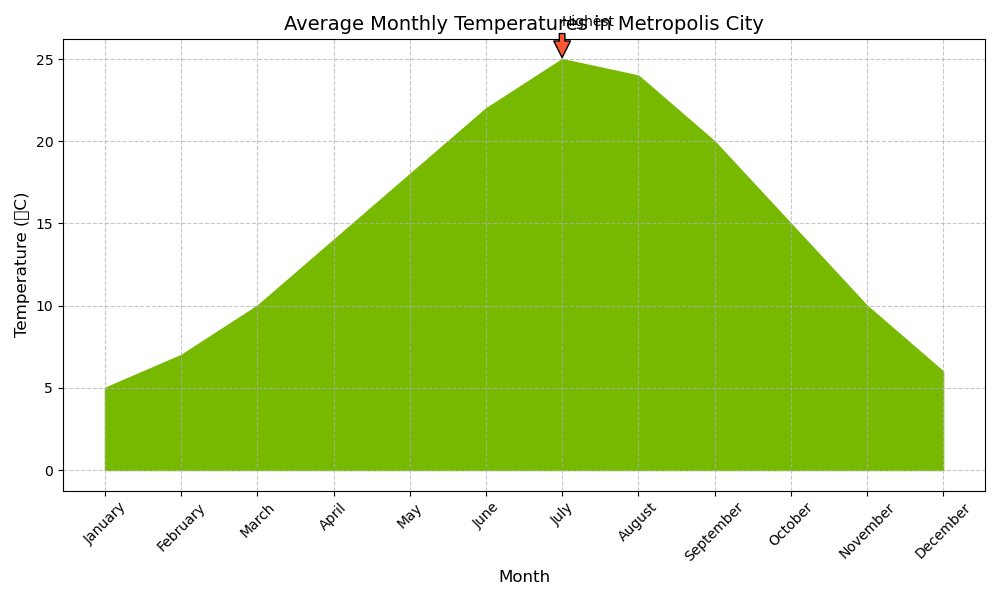

Reproduce this figure in Python.

import matplotlib.pyplot as plt

# Data for the area chart
months = ['January', 'February', 'March', 'April', 'May', 'June', 
          'July', 'August', 'September', 'October', 'November', 'December']
temperatures = [5, 7, 10, 14, 18, 22, 25, 24, 20, 15, 10, 6]

# Create the area chart
plt.figure(figsize=(10, 6))  # Modify the width and height of the chart
plt.fill_between(months, temperatures, color='#76B900')  # Use a specific color code

# Adding a title and labels
plt.title('Average Monthly Temperatures in Metropolis City', fontsize=14)  # Change the headline and topic
plt.xlabel('Month', fontsize=12)
plt.ylabel('Temperature (°C)', fontsize=12)

# Annotate the highest temperature
highest_temp_idx = temperatures.index(max(temperatures))
plt.annotate('Highest', xy=(months[highest_temp_idx], temperatures[highest_temp_idx]), 
             xytext=(months[highest_temp_idx], temperatures[highest_temp_idx]+2),
             arrowprops=dict(facecolor='#FF5733', shrink=0.05))  # Specific color code for annotation

# Customize ticks and grid
plt.xticks(rotation=45)
plt.yticks(range(0, max(temperatures)+5, 5))
plt.grid(True, linestyle='--', alpha=0.7)

# Display the chart
plt.tight_layout()
plt.show()
